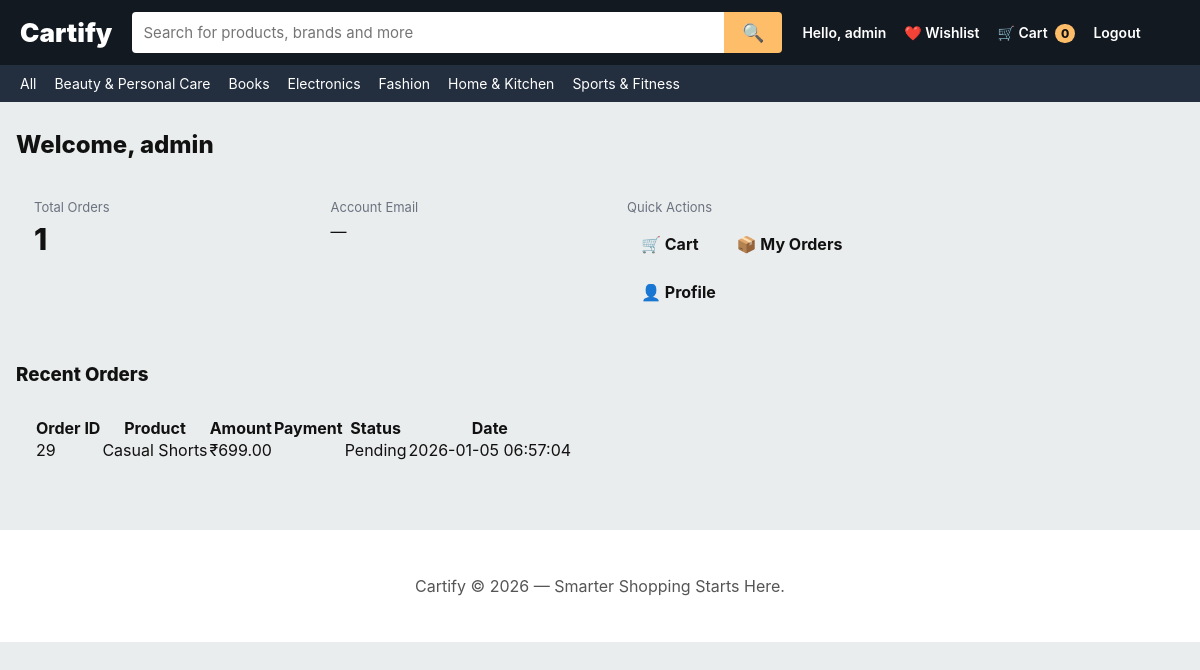
Screenshot of /cartify/dashboard.php (signed in) with the database file from the repository.
### tables this page shows
CREATE TABLE `categories` (
  `id` int(11) NOT NULL,
  `name` varchar(100) NOT NULL
);

CREATE TABLE `payments` (
  `id` int(11) NOT NULL,
  `order_id` int(11) NOT NULL,
  `user_id` int(11) NOT NULL,
  `total_amount` int(11) NOT NULL,
  `payment_method` enum('cashon') NOT NULL,
  `created_at` timestamp NOT NULL DEFAULT current_timestamp() ON UPDATE current_timestamp(),
  `status` varchar(50) NOT NULL DEFAULT 'Pending'
);

CREATE TABLE `products` (
  `id` int(11) NOT NULL,
  `name` varchar(255) NOT NULL,
  `description` text DEFAULT NULL,
  `price` decimal(10,2) NOT NULL,
  `stock` int(11) NOT NULL DEFAULT 0,
  `image` varchar(255) DEFAULT NULL,
  `category_id` int(11) DEFAULT NULL,
  `subcategory_id` int(11) DEFAULT NULL,
  `category_name` varchar(255) DEFAULT NULL,
  `created_at` timestamp NOT NULL DEFAULT current_timestamp() ON UPDATE current_timestamp()
);

### cartify/dashboard.php (the view, shortened to what this page needs)
<?php
include "db.php";
$uid = intval($_SESSION['user_id']);
$username = htmlspecialchars($_SESSION['user_name']);
$total_orders = mysqli_fetch_assoc(
    mysqli_query($conn, "SELECT COUNT(*) AS total FROM payments WHERE user_id=$uid")
)['total'];
$recent = mysqli_query($conn, "
    SELECT payments.*, so.product_id, p.name AS product_name
    FROM payments
    LEFT JOIN single_order so ON payments.order_id = so.id
    LEFT JOIN products p ON so.product_id = p.id
    WHERE payments.user_id = $uid
    ORDER BY payments.created_at DESC
    LIMIT 5
");
include "header.php";
?>
<div class="container">
    <h2 style="font-weight:800;">Welcome, <?= $username ?></h2>
    <div style="display:grid; grid-template-columns:repeat(auto-fill,minmax(240px,1fr)); gap:18px; margin-top:22px;">
        <div class="card" style="padding:18px;">
            <div style="font-size:13px; color:var(--muted);">Total Orders</div>
            <div style="font-size:30px; font-weight:800; margin-top:6px;">
                <?= intval($total_orders) ?>
            </div>
        </div>
        <div class="card" style="padding:18px;">
            <div style="font-size:13px; color:var(--muted);">Account Email</div>
            <div style="font-size:16px; margin-top:6px;">
                <?= htmlspecialchars($_SESSION['user_email'] ?? "—") ?>
            </div>
        </div>
        <div class="card" style="padding:18px;">
            <div style="font-size:13px; color:var(--muted);">Quick Actions</div>
            <div style="margin-top:10px; display:flex; flex-wrap:wrap; gap:10px;">
                <a class="btn" href="cart.php">🛒 Cart</a>
                <a class="btn" href="myorders.php">📦 My Orders</a>
                <a class="btn" href="profile.php">👤 Profile</a>
            </div>
        </div>
    </div>
    <div style="margin-top:34px;">
        <h3 style="font-weight:800; margin-bottom:12px;">Recent Orders</h3>
        <div class="card" style="padding:18px;">
            <?php if (mysqli_num_rows($recent) == 0): ?>
                <p style="color:var(--muted);">No recent orders.</p>
            <?php else: ?>
                <table class="table">
                    <thead>
                        <tr>
                            <th>Order ID</th>
                            <th>Product</th>
                            <th>Amount</th>
                            <th>Payment</th>
                            <th>Status</th>
                            <th>Date</th>
                        </tr>
                    </thead>
                    <tbody>
                        <?php while ($r = mysqli_fetch_assoc($recent)): ?>
                            <tr>
                                <td><?= htmlspecialchars($r['order_id']) ?></td>
                                <td><?= htmlspecialchars($r['product_name'] ?? '—') ?></td>
                                <td>₹<?= number_format($r['total_amount'],2) ?></td>
                                <td><?= htmlspecialchars(ucfirst($r['payment_method'])) ?></td>
                                <td><?= htmlspecialchars($r['status'] ?? 'Pending') ?></td>
                                <td><?= htmlspecialchars($r['created_at']) ?></td>
                            </tr>
                        <?php endwhile; ?>
                    </tbody>
                </table>
            <?php endif; ?>
        </div>
    </div>
</div>
<?php include "footer.php"; ?>

### cartify/header.php (shortened to what this page needs)
<?php
include_once "db.php";
$cats = mysqli_query($conn, "SELECT * FROM categories ORDER BY name ASC");
$cart_count = 0;
?>
<!DOCTYPE html>
<html lang="en">
<head>
<link rel="stylesheet" href="assets/theme.css?v=5">
</head>
<body>
<header class="amazon-header">
    <div class="header-logo">
        <a href="index.php">Cartify</a>
    </div>
    <form class="header-search" method="get" action="index.php">
        <input
            type="text"
            name="search"
            placeholder="Search for products, brands and more"
            autocomplete="off"
        >
        <button type="submit" aria-label="Search">
            🔍
        </button>
    </form>
    <div class="header-right">
        <?php if (isset($_SESSION['user_id'])): ?>
            <a href="dashboard.php" class="header-link">
                Hello, <?= htmlspecialchars($_SESSION['user_name']) ?>
            </a>
            <a href="wishlist.php" class="header-link">
                ❤️ Wishlist
            </a>
            <a href="cart.php" class="header-cart">
                🛒 Cart
                <span class="cart-count"><?= $cart_count ?></span>
            </a>
            <a href="logout.php" class="header-link">
                Logout
            </a>
        <?php endif; ?>
    </div>
</header>
<nav class="category-strip">
    <a href="index.php" class="cat-link">All</a>
    <?php while ($c = mysqli_fetch_assoc($cats)): ?>
        <a
            href="index.php?category_name=<?= urlencode($c['name']) ?>"
            class="cat-link"
        >
            <?= htmlspecialchars($c['name']) ?>
        </a>
    <?php endwhile; ?>
</nav>

### cartify/assets/theme.css (style rules this page uses)
* { margin: 0; padding: 0; box-sizing: border-box; font-family: Inter, Arial, Helvetica, sans-serif; }
:root { --primary: #131921; --secondary: #232f3e; --accent: #febd69; --accent-dark: #f3a847; --danger: #b12704; --bg: #eaeded; --card: #ffffff; --muted: #6b7280; --radius: 12px; }
body { background: var(--bg); color: #111; }
a { text-decoration: none; color: inherit; }
.amazon-header { display: flex; align-items: center; gap: 20px; padding: 12px 20px; background: var(--primary); color: #fff; }
.header-logo a { font-size: 26px; font-weight: 900; color: #fff; }
.header-search { flex: 1; display: flex; max-width: 650px; }
.header-search input { flex: 1; padding: 11px; border: none; outline: none; font-size: 15px; border-radius: 4px 0 0 4px; }
.header-search button { padding: 0 18px; background: var(--accent); border: none; cursor: pointer; font-size: 18px; border-radius: 0 4px 4px 0; }
.header-right { display: flex; gap: 18px; align-items: center; font-size: 14px; }
.header-right a { color: #fff; font-weight: 600; }
.header-cart { position: relative; }
.cart-count { background: var(--accent); color: #111; font-size: 12px; font-weight: 800; padding: 2px 6px; border-radius: 20px; margin-left: 4px; }
.category-strip { display: flex; gap: 18px; padding: 10px 20px; background: var(--secondary); overflow-x: auto; }
.category-strip a { color: #fff; font-size: 14px; white-space: nowrap; }
.container { max-width: 1200px; margin: 28px auto; padding: 0 16px; }
.btn { display: inline-block; padding: 9px 14px; border-radius: 8px; font-weight: 700; cursor: pointer; border: none; }

### rows the page displays
categories: name "Beauty & Personal Care"
categories: name "Books"
categories: name "Electronics"
categories: name "Fashion"
categories: name "Home & Kitchen"
categories: name "Sports & Fitness"
payments: order "29", products.name "Casual Shorts", total_amount "699.00", status "Pending", created_at "2026-01-05 06:57:04"

### other values shown
$_SESSION['user_name'] "admin"
$cart_count "0"
$username "admin"
$total_orders "1"
$_SESSION['user_email'] "—"
